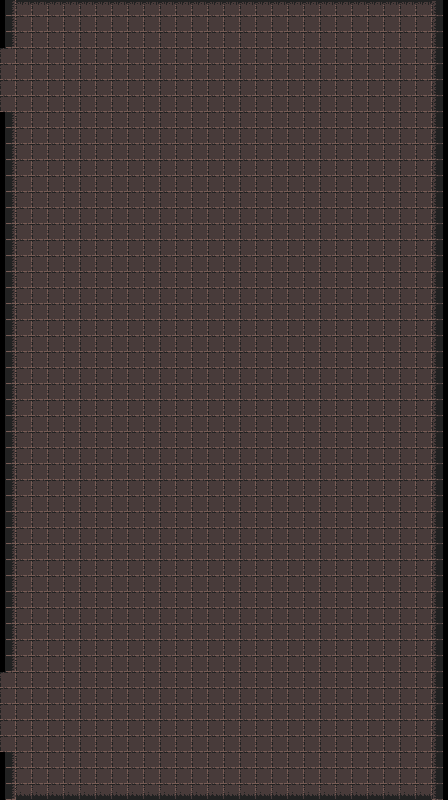

The image is a tile-based game level rendered from a .tmx file. Its description and complete source (layers, tilesets, objects, tile grids) follow:
An orthogonal 28x50 tile map with 16x16 px tiles, 2 tile layers (blocks, tiles) and 4 objects (2x 1, 2x 2).

<map version="1.10" tiledversion="1.11.0" orientation="orthogonal" renderorder="right-down" width="28" height="50" tilewidth="16" tileheight="16" infinite="0" nextlayerid="6" nextobjectid="5">
 <editorsettings>
  <export target="1.csv" format="csv" />
 </editorsettings>
 <tileset firstgid="1" source="../0/tileset_0.tsx" />
 <layer id="1" name="blocks" width="28" height="50">
  <data encoding="csv">
33,12,12,12,12,12,12,12,12,12,12,12,12,12,12,12,12,12,12,12,12,12,12,12,12,12,12,34,
33,0,0,0,0,0,0,0,0,0,0,0,0,0,0,0,0,0,0,0,0,0,0,0,0,0,0,34,
33,0,0,0,0,0,0,0,0,0,0,0,0,0,0,0,0,0,0,0,0,0,0,0,0,0,0,34,
0,0,0,0,0,0,0,0,0,0,0,0,0,0,0,0,0,0,0,0,0,0,0,0,0,0,0,34,
0,0,0,0,0,0,0,0,0,0,0,0,0,0,0,0,0,0,0,0,0,0,0,0,0,0,0,34,
0,0,0,0,0,0,0,0,0,0,0,0,0,0,0,0,0,0,0,0,0,0,0,0,0,0,0,34,
0,0,0,0,0,0,0,0,0,0,0,0,0,0,0,0,0,0,0,0,0,0,0,0,0,0,0,34,
33,0,0,0,0,0,0,0,0,0,0,0,0,0,0,0,0,0,0,0,0,0,0,0,0,0,0,34,
33,0,0,0,0,0,0,0,0,0,0,0,0,0,0,0,0,0,0,0,0,0,0,0,0,0,0,34,
33,0,0,0,0,0,0,0,0,0,0,0,0,0,0,0,0,0,0,0,0,0,0,0,0,0,0,34,
33,0,0,0,0,0,0,0,0,0,0,0,0,0,0,0,0,0,0,0,0,0,0,0,0,0,0,34,
33,0,0,0,0,0,0,0,0,0,0,0,0,0,0,0,0,0,0,0,0,0,0,0,0,0,0,34,
33,0,0,0,0,0,0,0,0,0,0,0,0,0,0,0,0,0,0,0,0,0,0,0,0,0,0,34,
33,0,0,0,0,0,0,0,0,0,0,0,0,0,0,0,0,0,0,0,0,0,0,0,0,0,0,34,
33,0,0,0,0,0,0,0,0,0,0,0,0,0,0,0,0,0,0,0,0,0,0,0,0,0,0,34,
33,0,0,0,0,0,0,0,0,0,0,0,0,0,0,0,0,0,0,0,0,0,0,0,0,0,0,34,
33,0,0,0,0,0,0,0,0,0,0,0,0,0,0,0,0,0,0,0,0,0,0,0,0,0,0,34,
33,0,0,0,0,0,0,0,0,0,0,0,0,0,0,0,0,0,0,0,0,0,0,0,0,0,0,34,
33,0,0,0,0,0,0,0,0,0,0,0,0,0,0,0,0,0,0,0,0,0,0,0,0,0,0,34,
33,0,0,0,0,0,0,0,0,0,0,0,0,0,0,0,0,0,0,0,0,0,0,0,0,0,0,34,
33,0,0,0,0,0,0,0,0,0,0,0,0,0,0,0,0,0,0,0,0,0,0,0,0,0,0,34,
33,0,0,0,0,0,0,0,0,0,0,0,0,0,0,0,0,0,0,0,0,0,0,0,0,0,0,34,
33,0,0,0,0,0,0,0,0,0,0,0,0,0,0,0,0,0,0,0,0,0,0,0,0,0,0,34,
33,0,0,0,0,0,0,0,0,0,0,0,0,0,0,0,0,0,0,0,0,0,0,0,0,0,0,34,
33,0,0,0,0,0,0,0,0,0,0,0,0,0,0,0,0,0,0,0,0,0,0,0,0,0,0,34,
33,0,0,0,0,0,0,0,0,0,0,0,0,0,0,0,0,0,0,0,0,0,0,0,0,0,0,34,
33,0,0,0,0,0,0,0,0,0,0,0,0,0,0,0,0,0,0,0,0,0,0,0,0,0,0,34,
33,0,0,0,0,0,0,0,0,0,0,0,0,0,0,0,0,0,0,0,0,0,0,0,0,0,0,34,
33,0,0,0,0,0,0,0,0,0,0,0,0,0,0,0,0,0,0,0,0,0,0,0,0,0,0,34,
33,0,0,0,0,0,0,0,0,0,0,0,0,0,0,0,0,0,0,0,0,0,0,0,0,0,0,34,
33,0,0,0,0,0,0,0,0,0,0,0,0,0,0,0,0,0,0,0,0,0,0,0,0,0,0,34,
33,0,0,0,0,0,0,0,0,0,0,0,0,0,0,0,0,0,0,0,0,0,0,0,0,0,0,34,
33,0,0,0,0,0,0,0,0,0,0,0,0,0,0,0,0,0,0,0,0,0,0,0,0,0,0,34,
33,0,0,0,0,0,0,0,0,0,0,0,0,0,0,0,0,0,0,0,0,0,0,0,0,0,0,34,
33,0,0,0,0,0,0,0,0,0,0,0,0,0,0,0,0,0,0,0,0,0,0,0,0,0,0,34,
33,0,0,0,0,0,0,0,0,0,0,0,0,0,0,0,0,0,0,0,0,0,0,0,0,0,0,34,
33,0,0,0,0,0,0,0,0,0,0,0,0,0,0,0,0,0,0,0,0,0,0,0,0,0,0,34,
33,0,0,0,0,0,0,0,0,0,0,0,0,0,0,0,0,0,0,0,0,0,0,0,0,0,0,34,
33,0,0,0,0,0,0,0,0,0,0,0,0,0,0,0,0,0,0,0,0,0,0,0,0,0,0,34,
33,0,0,0,0,0,0,0,0,0,0,0,0,0,0,0,0,0,0,0,0,0,0,0,0,0,0,34,
33,0,0,0,0,0,0,0,0,0,0,0,0,0,0,0,0,0,0,0,0,0,0,0,0,0,0,34,
33,0,0,0,0,0,0,0,0,0,0,0,0,0,0,0,0,0,0,0,0,0,0,0,0,0,0,34,
0,0,0,0,0,0,0,0,0,0,0,0,0,0,0,0,0,0,0,0,0,0,0,0,0,0,0,34,
0,0,0,0,0,0,0,0,0,0,0,0,0,0,0,0,0,0,0,0,0,0,0,0,0,0,0,34,
0,0,0,0,0,0,0,0,0,0,0,0,0,0,0,0,0,0,0,0,0,0,0,0,0,0,0,34,
0,0,0,0,0,0,0,0,0,0,0,0,0,0,0,0,0,0,0,0,0,0,0,0,0,0,0,34,
0,0,0,0,0,0,0,0,0,0,0,0,0,0,0,0,0,0,0,0,0,0,0,0,0,0,0,34,
33,0,0,0,0,0,0,0,0,0,0,0,0,0,0,0,0,0,0,0,0,0,0,0,0,0,0,34,
33,0,0,0,0,0,0,0,0,0,0,0,0,0,0,0,0,0,0,0,0,0,0,0,0,0,0,34,
33,21,21,21,21,21,21,21,21,21,21,21,21,21,21,21,21,21,21,21,21,21,21,21,21,21,21,34
</data>
 </layer>
 <objectgroup id="2" name="entries">
  <object id="3" name="1" x="35.3333" y="76.6667">
   <point />
  </object>
  <object id="4" name="2" x="32.6667" y="717.333">
   <point />
  </object>
 </objectgroup>
 <objectgroup id="3" name="exits">
  <object id="1" name="1" x="-18.6667" y="50" width="33.3333" height="60.6667" />
  <object id="2" name="2" x="-19.3333" y="672.667" width="34" height="78.6667" />
 </objectgroup>
 <objectgroup id="4" name="entities" />
 <layer id="5" name="tiles" width="28" height="50">
  <data encoding="csv">
0,0,0,0,0,0,0,0,0,0,0,0,0,0,0,0,0,0,0,0,0,0,0,0,0,0,0,0,
0,1,1,1,1,1,1,1,1,1,1,1,1,1,1,1,1,1,1,1,1,1,1,1,1,1,1,0,
0,1,1,1,1,1,1,1,1,1,1,1,1,1,1,1,1,1,1,1,1,1,1,1,1,1,1,0,
1,1,1,1,1,1,1,1,1,1,1,1,1,1,1,1,1,1,1,1,1,1,1,1,1,1,1,0,
1,1,1,1,1,1,1,1,1,1,1,1,1,1,1,1,1,1,1,1,1,1,1,1,1,1,1,0,
1,1,1,1,1,1,1,1,1,1,1,1,1,1,1,1,1,1,1,1,1,1,1,1,1,1,1,0,
1,1,1,1,1,1,1,1,1,1,1,1,1,1,1,1,1,1,1,1,1,1,1,1,1,1,1,0,
0,1,1,1,1,1,1,1,1,1,1,1,1,1,1,1,1,1,1,1,1,1,1,1,1,1,1,0,
0,1,1,1,1,1,1,1,1,1,1,1,1,1,1,1,1,1,1,1,1,1,1,1,1,1,1,0,
0,1,1,1,1,1,1,1,1,1,1,1,1,1,1,1,1,1,1,1,1,1,1,1,1,1,1,0,
0,1,1,1,1,1,1,1,1,1,1,1,1,1,1,1,1,1,1,1,1,1,1,1,1,1,1,0,
0,1,1,1,1,1,1,1,1,1,1,1,1,1,1,1,1,1,1,1,1,1,1,1,1,1,1,0,
0,1,1,1,1,1,1,1,1,1,1,1,1,1,1,1,1,1,1,1,1,1,1,1,1,1,1,0,
0,1,1,1,1,1,1,1,1,1,1,1,1,1,1,1,1,1,1,1,1,1,1,1,1,1,1,0,
0,1,1,1,1,1,1,1,1,1,1,1,1,1,1,1,1,1,1,1,1,1,1,1,1,1,1,0,
0,1,1,1,1,1,1,1,1,1,1,1,1,1,1,1,1,1,1,1,1,1,1,1,1,1,1,0,
0,1,1,1,1,1,1,1,1,1,1,1,1,1,1,1,1,1,1,1,1,1,1,1,1,1,1,0,
0,1,1,1,1,1,1,1,1,1,1,1,1,1,1,1,1,1,1,1,1,1,1,1,1,1,1,0,
0,1,1,1,1,1,1,1,1,1,1,1,1,1,1,1,1,1,1,1,1,1,1,1,1,1,1,0,
0,1,1,1,1,1,1,1,1,1,1,1,1,1,1,1,1,1,1,1,1,1,1,1,1,1,1,0,
0,1,1,1,1,1,1,1,1,1,1,1,1,1,1,1,1,1,1,1,1,1,1,1,1,1,1,0,
0,1,1,1,1,1,1,1,1,1,1,1,1,1,1,1,1,1,1,1,1,1,1,1,1,1,1,0,
0,1,1,1,1,1,1,1,1,1,1,1,1,1,1,1,1,1,1,1,1,1,1,1,1,1,1,0,
0,1,1,1,1,1,1,1,1,1,1,1,1,1,1,1,1,1,1,1,1,1,1,1,1,1,1,0,
0,1,1,1,1,1,1,1,1,1,1,1,1,1,1,1,1,1,1,1,1,1,1,1,1,1,1,0,
0,1,1,1,1,1,1,1,1,1,1,1,1,1,1,1,1,1,1,1,1,1,1,1,1,1,1,0,
0,1,1,1,1,1,1,1,1,1,1,1,1,1,1,1,1,1,1,1,1,1,1,1,1,1,1,0,
0,1,1,1,1,1,1,1,1,1,1,1,1,1,1,1,1,1,1,1,1,1,1,1,1,1,1,0,
0,1,1,1,1,1,1,1,1,1,1,1,1,1,1,1,1,1,1,1,1,1,1,1,1,1,1,0,
0,1,1,1,1,1,1,1,1,1,1,1,1,1,1,1,1,1,1,1,1,1,1,1,1,1,1,0,
0,1,1,1,1,1,1,1,1,1,1,1,1,1,1,1,1,1,1,1,1,1,1,1,1,1,1,0,
0,1,1,1,1,1,1,1,1,1,1,1,1,1,1,1,1,1,1,1,1,1,1,1,1,1,1,0,
0,1,1,1,1,1,1,1,1,1,1,1,1,1,1,1,1,1,1,1,1,1,1,1,1,1,1,0,
0,1,1,1,1,1,1,1,1,1,1,1,1,1,1,1,1,1,1,1,1,1,1,1,1,1,1,0,
0,1,1,1,1,1,1,1,1,1,1,1,1,1,1,1,1,1,1,1,1,1,1,1,1,1,1,0,
0,1,1,1,1,1,1,1,1,1,1,1,1,1,1,1,1,1,1,1,1,1,1,1,1,1,1,0,
0,1,1,1,1,1,1,1,1,1,1,1,1,1,1,1,1,1,1,1,1,1,1,1,1,1,1,0,
0,1,1,1,1,1,1,1,1,1,1,1,1,1,1,1,1,1,1,1,1,1,1,1,1,1,1,0,
0,1,1,1,1,1,1,1,1,1,1,1,1,1,1,1,1,1,1,1,1,1,1,1,1,1,1,0,
0,1,1,1,1,1,1,1,1,1,1,1,1,1,1,1,1,1,1,1,1,1,1,1,1,1,1,0,
0,1,1,1,1,1,1,1,1,1,1,1,1,1,1,1,1,1,1,1,1,1,1,1,1,1,1,0,
0,1,1,1,1,1,1,1,1,1,1,1,1,1,1,1,1,1,1,1,1,1,1,1,1,1,1,0,
1,1,1,1,1,1,1,1,1,1,1,1,1,1,1,1,1,1,1,1,1,1,1,1,1,1,1,0,
1,1,1,1,1,1,1,1,1,1,1,1,1,1,1,1,1,1,1,1,1,1,1,1,1,1,1,0,
1,1,1,1,1,1,1,1,1,1,1,1,1,1,1,1,1,1,1,1,1,1,1,1,1,1,1,0,
1,1,1,1,1,1,1,1,1,1,1,1,1,1,1,1,1,1,1,1,1,1,1,1,1,1,1,0,
1,1,1,1,1,1,1,1,1,1,1,1,1,1,1,1,1,1,1,1,1,1,1,1,1,1,1,0,
0,1,1,1,1,1,1,1,1,1,1,1,1,1,1,1,1,1,1,1,1,1,1,1,1,1,1,0,
0,1,1,1,1,1,1,1,1,1,1,1,1,1,1,1,1,1,1,1,1,1,1,1,1,1,1,0,
0,0,0,0,0,0,0,0,0,0,0,0,0,0,0,0,0,0,0,0,0,0,0,0,0,0,0,0
</data>
 </layer>
</map>
